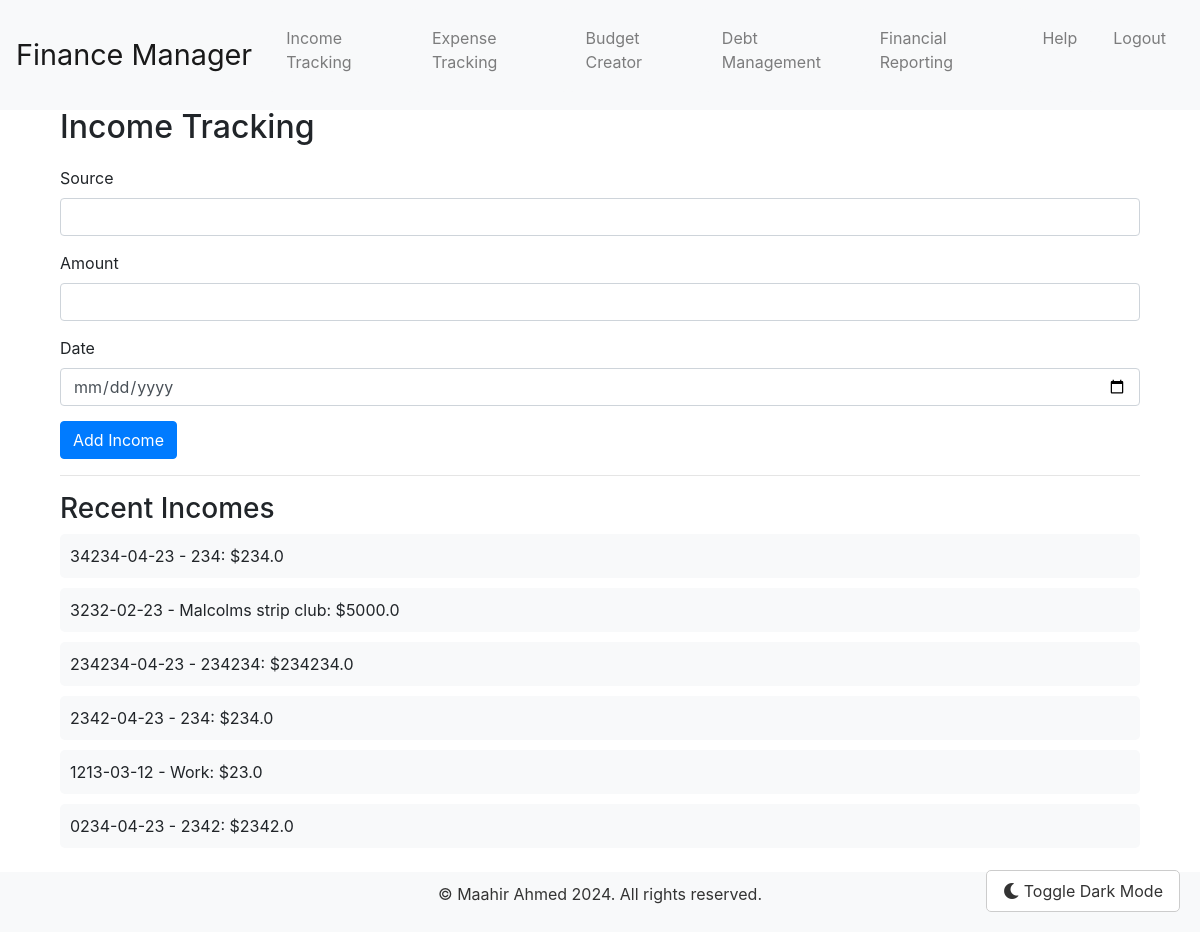
/income (signed in), run on the app's committed database.
### tables this page shows
CREATE TABLE incomes (
                id INTEGER PRIMARY KEY,
                username TEXT,
                source TEXT,
                amount REAL,
                date TEXT
            );

### app.py (the view, shortened to what this page needs)
@app.route('/income', methods=['GET', 'POST'])
def income():
    current_user = get_current_user()
    if not current_user:
        return redirect(url_for('login'))
    c.execute("SELECT source, amount, date FROM incomes WHERE username=? ORDER BY date DESC LIMIT 10", (current_user,))
    incomes = c.fetchall()
    return render_template('income.html', incomes=incomes, current_date=datetime.now().strftime('%Y-%m-%d'))

### app.py (called while the page is built)
def get_current_user():
    return session['username'] if 'username' in session else None

### templates/income.html
{% extends "base.html" %}
{% block content %}
<div class="container">
    <h2>Income Tracking</h2>
    <form method="post" action="{{ url_for('income') }}">
        <div class="form-group">
            <label for="source">Source</label>
            <input type="text" class="form-control" id="source" name="source" required>
        </div>
        <div class="form-group">
            <label for="amount">Amount</label>
            <input type="number" step="0.01" class="form-control" id="amount" name="amount" required>
        </div>
        <div class="form-group">
            <label for="date">Date</label>
            <input type="date" class="form-control" id="date" name="date" required>
        </div>
        <button type="submit" class="btn btn-primary">Add Income</button>
    </form>
    <hr>
    <h3>Recent Incomes</h3>
    <ul>
        {% for income in incomes %}
        <li>{{ income[2] }} - {{ income[0] }}: ${{ income[1] }}</li>
        {% endfor %}
    </ul>
</div>
{% endblock %}

### templates/base.html (shortened to what this page needs)
<!DOCTYPE html>
<html lang="en">
<head>
    <link href="https://stackpath.bootstrapcdn.com/bootstrap/4.5.2/css/bootstrap.min.css" rel="stylesheet">
    <link rel="stylesheet" href="https://cdnjs.cloudflare.com/ajax/libs/font-awesome/5.15.3/css/all.min.css">
    <link rel="stylesheet" href="{{ url_for('static', filename='css/styles.css') }}">
</head>
<body class="{% if session.get('dark_mode') %}dark-mode{% endif %}">
    <nav class="navbar navbar-expand-lg navbar-light bg-light fixed-top">
        <a class="navbar-brand" href="{{ url_for('main') }}">Finance Manager</a>
        <div class="collapse navbar-collapse" id="navbarNav">
            <ul class="navbar-nav">
                <li class="nav-item"><a class="nav-link" href="{{ url_for('income') }}">Income Tracking</a></li>
                <li class="nav-item"><a class="nav-link" href="{{ url_for('expense') }}">Expense Tracking</a></li>
                <li class="nav-item"><a class="nav-link" href="{{ url_for('budget') }}">Budget Creator</a></li>
                <li class="nav-item"><a class="nav-link" href="{{ url_for('debt') }}">Debt Management</a></li>
                <li class="nav-item"><a class="nav-link" href="{{ url_for('reporting') }}">Financial Reporting</a></li>
                <li class="nav-item"><a class="nav-link" href="{{ url_for('help') }}">Help</a></li>
                <li class="nav-item"><a class="nav-link" href="{{ url_for('logout') }}">Logout</a></li>
            </ul>
        </div>
    </nav>
    <div class="container mt-5">
        {% block content %}{% endblock %}
    </div>
    <button id="dark-mode-toggle" class="dark-mode-toggle btn btn-outline-dark">
        <i class="fas fa-moon"></i> Toggle Dark Mode
    </button>
    <footer class="text-center mt-4">
        <p>&copy; Maahir Ahmed 2024. All rights reserved.</p>
    </footer>
</body>
</html>

### static/css/styles.css (style rules this page uses)
body { padding-top: 60px; transition: background-color 0.3s ease, color 0.3s ease; }
.navbar { margin-bottom: 20px; transition: background-color 0.3s ease; }
.navbar-brand { font-size: 1.8em; color: #333; transition: color 0.3s ease; }
.form-group { margin-bottom: 15px; }
h2 { margin-bottom: 20px; }
ul { list-style-type: none; padding: 0; }
ul li { margin-bottom: 10px; background-color: #f8f9fa; padding: 10px; border-radius: 5px; transition: background-color 0.3s ease, color 0.3s ease; }
footer { margin-top: 50px; text-align: center; padding: 10px 0; background-color: #f8f9fa; transition: background-color 0.3s ease, color 0.3s ease; color: #333; }
.dark-mode-toggle { position: fixed; bottom: 20px; right: 20px; z-index: 1000; background-color: #fff; color: #333; border: 1px solid #ccc; padding: 8px 16px; border-radius: 5px; }

### data on the page
incomes: date "34234-04-23", source "234", amount "234.0"
incomes: date "3232-02-23", source "Malcolms strip club", amount "5000.0"
incomes: date "234234-04-23", source "234234", amount "234234.0"
incomes: date "2342-04-23", source "234", amount "234.0"
incomes: date "1213-03-12", source "Work", amount "23.0"
incomes: date "0234-04-23", source "2342", amount "2342.0"
